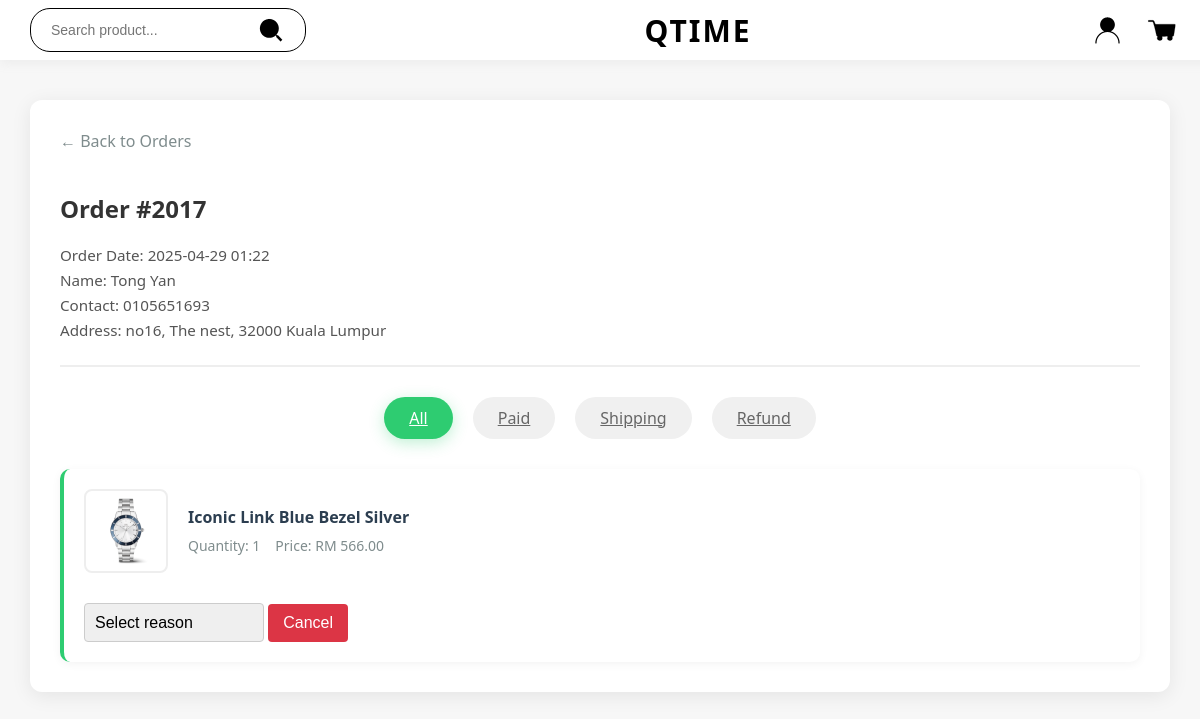
The page /qtime/order/orders.php?order_id=2017 (signed in) on the database its author committed.
### tables this page shows
CREATE TABLE `orders` (
  `order_id` int(11) NOT NULL,
  `user_id` int(11) NOT NULL,
  `total_price` decimal(10,2) NOT NULL,
  `created_at` timestamp NOT NULL DEFAULT current_timestamp()
);

CREATE TABLE `users` (
  `user_id` int(11) NOT NULL,
  `name` varchar(100) NOT NULL,
  `address` varchar(255) NOT NULL,
  `postcode` varchar(10) NOT NULL,
  `state` varchar(100) NOT NULL,
  `email` varchar(255) NOT NULL,
  `phone` varchar(20) NOT NULL,
  `dob` date DEFAULT NULL,
  `password_hash` varchar(255) NOT NULL,
  `role` enum('customer','admin') DEFAULT 'customer',
  `profile_picture` varchar(255) NOT NULL DEFAULT 'images/default_profile.jpg',
  `created_at` timestamp NOT NULL DEFAULT current_timestamp(),
  `security_question` varchar(255) NOT NULL,
  `security_answer` varchar(255) NOT NULL
);

CREATE TABLE `products` (
  `product_id` int(11) NOT NULL,
  `name` varchar(255) NOT NULL,
  `brand_id` int(11) NOT NULL,
  `category_id` int(11) NOT NULL,
  `price` decimal(10,2) NOT NULL,
  `stock` int(11) NOT NULL DEFAULT 0,
  `description` text DEFAULT NULL,
  `created_at` timestamp NOT NULL DEFAULT current_timestamp()
);

CREATE TABLE `orderitems` (
  `order_id` int(11) NOT NULL,
  `product_id` int(11) NOT NULL,
  `quantity` int(11) NOT NULL,
  `price` decimal(10,2) NOT NULL,
  `status` enum('paid','shipping','refund') DEFAULT 'paid'
);

### qtime/order/orders.php (the view, shortened to what this page needs)
<?php
require '../head.php';
$user_id = $_SESSION['user_id'] ?? null;
$selected_order_id = $_GET['order_id'] ?? null;
$active_status_filter = $_GET['status'] ?? 'all';
if ($selected_order_id) {
    $stmt = $db->prepare("
        SELECT
            o.order_id,
            o.created_at,
            oi.product_id,
            oi.quantity,
            oi.price,
            oi.status AS item_status,
            p.name AS product_name,
            img.image_url,
            u.name AS user_name,
            u.phone,
            u.address,
            u.postcode,
            u.state
        FROM orders o
        JOIN orderitems oi ON o.order_id = oi.order_id
        JOIN products p ON oi.product_id = p.product_id
        LEFT JOIN (
            SELECT product_id, MIN(image_url) AS image_url
            FROM productimages
            GROUP BY product_id
        ) img ON p.product_id = img.product_id
        JOIN users u ON o.user_id = u.user_id
        WHERE o.user_id = :user_id
        AND o.order_id = :order_id
        ORDER BY o.created_at DESC
    ");
    $stmt->execute([
        'user_id' => $user_id,
        'order_id' => $selected_order_id
    ]);
    $items = $stmt->fetchAll(PDO::FETCH_OBJ);
    $status_groups = [
        'paid' => [],
        'shipping' => [],
        'refund' => []
    ];
    foreach ($items as $item) {
        $status = strtolower($item->item_status);
        if (isset($status_groups[$status])) {
            $status_groups[$status][] = $item;
        }
    }
}
?>
<!DOCTYPE html>
<html lang="en">
<head>
    <link rel="stylesheet" href="../css/orders.css">
</head>
<body>
    <div class="page-container">
        <div class="order-wrapper">
            <?php if($selected_order_id): ?>
                <div class="detail-header">
                    <a href="orders.php" class="back-btn">← Back to Orders</a>
                    <h2>Order #<?= $selected_order_id ?></h2>
                    <div class="order-meta">
                        <p>Order Date: <?= date("Y-m-d H:i", strtotime($items[0]->created_at)) ?></p>
                        <p>Name: <?= htmlspecialchars($items[0]->user_name) ?></p>
                        <p>Contact: <?= htmlspecialchars($items[0]->phone) ?></p>
                        <p>Address: <?= htmlspecialchars($items[0]->address) ?>,
                            <?= htmlspecialchars($items[0]->postcode) ?>
                            <?= htmlspecialchars($items[0]->state) ?></p>
                    </div>
                </div>
                <div class="status-filter">
                    <a href="?order_id=<?= $selected_order_id ?>&status=all" class="status-btn <?= $active_status_filter === 'all' ? 'active' : '' ?>" data-status="all">All</a>
                    <a href="?order_id=<?= $selected_order_id ?>&status=paid" class="status-btn <?= $active_status_filter === 'paid' ? 'active' : '' ?>" data-status="paid">Paid</a>
                    <a href="?order_id=<?= $selected_order_id ?>&status=shipping" class="status-btn <?= $active_status_filter === 'shipping' ? 'active' : '' ?>" data-status="shipping">Shipping</a>
                    <a href="?order_id=<?= $selected_order_id ?>&status=refund" class="status-btn <?= $active_status_filter === 'refund' ? 'active' : '' ?>" data-status="refund">Refund</a>
                </div>
                <div class="item-list">
                    <?php foreach ($status_groups as $status => $items): ?>
                        <?php foreach ($items as $item): ?>
                            <?php if ($active_status_filter === 'all' || $active_status_filter === strtolower($item->item_status)): ?>
                                <div class="order-item" data-status="<?= strtolower($item->item_status) ?>">
                                    <div class="product-info">
                                        <img src="<?= htmlspecialchars($item->image_url ?? 'default.jpg') ?>"
                                            alt="<?= htmlspecialchars($item->product_name) ?>">
                                        <div class="product-details">
                                            <h4><?= htmlspecialchars($item->product_name) ?></h4>
                                            <div class="meta-info">
                                                <span>Quantity: <?= $item->quantity ?></span>
                                                <span>Price: RM <?= number_format($item->price, 2) ?></span>
                                            </div>
                                        </div>
                                    </div>
                                    <?php if(in_array(strtolower($item->item_status), ['shipping', 'paid'])): ?>
                                        <div class="action-section">
                                            <form method="POST">
                                                <select class="cancel-reason" name="cancel_reason">
                                                    <option value="">Select reason</option>
                                                </select>
                                                <button type="button" class="cancel-btn"
                                                    data-order-id="<?= $selected_order_id ?>"
                                                    data-product-id="<?= $item->product_id ?>">
                                                    Cancel
                                                </button>
                                            </form>
                                        </div>
                                    <?php endif; ?>
                                </div>
                            <?php endif; ?>
                        <?php endforeach; ?>
                    <?php endforeach; ?>
                </div>
            <?php endif; ?>
        </div>
    </div>
</body>
</html>

### qtime/css/orders.css (style rules this page uses)
body { background-color: #f7f7f7; margin: 0; padding: 0; font-family: 'Segoe UI', sans-serif; color: #333; }
.page-container { min-height: 100vh; display: flex; flex-direction: column; }
.order-wrapper { max-width: 1200px; width: 90%; margin: 100px auto 50px; padding: 30px; background: white; border-radius: 12px; box-shadow: 0 4px 20px rgba(0,0,0,0.08); }
.detail-header { margin-bottom: 30px; padding-bottom: 20px; border-bottom: 2px solid #eee; }
.back-btn { display: inline-flex; align-items: center; gap: 8px; color: #7f8c8d; text-decoration: none; margin-bottom: 20px; transition: color 0.3s; }
.order-meta { margin-top: 10px; color: #555; font-size: 0.95em; }
.order-meta p { margin: 5px 0; }
.status-filter { display: flex; gap: 20px; margin: 30px 0; justify-content: center; }
.status-btn { padding: 10px 25px; border: none; border-radius: 25px; cursor: pointer; background: #f0f0f0; color: #666; transition: all 0.3s; }
.status-btn.active { background: #2ecc71; color: white; box-shadow: 0 4px 15px rgba(46,204,113,0.3); }
.item-list { display: grid; gap: 20px; }
.order-item { display: flex; justify-content: space-between; align-items: flex-start; padding: 20px; background: #fff; border-radius: 10px; box-shadow: 0 2px 10px rgba(0,0,0,0.05); border-left: 4px solid; flex-direction: column; }
.order-item[data-status="paid"] { border-color: #2ecc71; }
.product-info { display: flex; align-items: center; gap: 20px; margin-bottom: 15px; width: 100%; }
.product-info img { width: 80px; height: 80px; object-fit: cover; border-radius: 8px; border: 2px solid #eee; }
.product-details h4 { margin: 0 0 8px; color: #2c3e50; }
.meta-info { display: flex; gap: 15px; color: #7f8c8d; font-size: 14px; }
.action-section { display: flex; align-items: center; gap: 10px; margin-top: 15px; justify-content: flex-end; }
.cancel-reason { padding: 10px; border: 1px solid #ccc; border-radius: 4px; font-size: 16px; width: auto; min-width: 180px; max-width: 250px; flex-grow: 0; appearance: none; background-repeat: no-repeat; background-position: right .5em top 50%; background-size: .65em auto; cursor: pointer; }
.cancel-btn { background-color: #dc3545; color: white; border: none; padding: 10px 15px; border-radius: 4px; cursor: pointer; font-size: 16px; transition: background-color 0.3s ease; }

### rows shown on the page
orders: created_at "2025-04-29 01:22", user.name "Tong Yan", user.phone "0105651693", user.address "no16, The nest", user.postcode "32000", user.state "Kuala Lumpur", products.name "Iconic Link Blue Bezel Silver", orderitems.quantity "1", orderitems.price "566.00"

### other values the page prints
$selected_order_id "2017"
